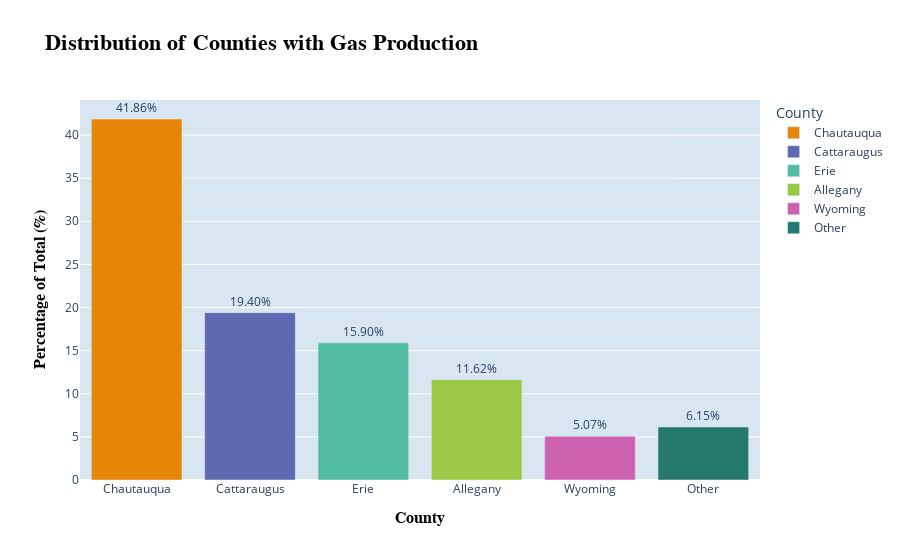

Notebook source saved alongside this figure:
### Markdown cell above
## Exploratory Data Analysis

### Code cell
df = df_county.copy()
county_counts = df['County'].value_counts().reset_index()
county_counts.columns = ['County', 'Count']

total_count = county_counts['Count'].sum()
county_counts['Percentage'] = (county_counts['Count'] / total_count) * 100

threshold = 100
grouped_county_counts = county_counts.copy()
grouped_county_counts.loc[grouped_county_counts['Count'] <= threshold, 'County'] = 'Other'

grouped_county_counts = grouped_county_counts.groupby('County').sum().reset_index()
grouped_county_counts['Percentage'] = (grouped_county_counts['Count'] / total_count) * 100

ordered_categories = grouped_county_counts[grouped_county_counts['County'] != 'Other'].sort_values(by='Percentage', ascending=False)['County'].tolist()
ordered_categories.append('Other')

fig = px.bar(grouped_county_counts, x='County', y='Percentage',
             title='Distribution of Counties with Gas Production',
             labels={'Percentage':'Percentage of Total (%)', 'County':'County'},
             text='Percentage',
             category_orders={'County': ordered_categories},
             color='County',
             color_discrete_sequence=px.colors.qualitative.Vivid)

fig.update_traces(texttemplate='%{text:.2f}%', textposition='outside')
fig.update_layout(
    plot_bgcolor='rgba(216, 230, 241, 1)',
    height=500,
    title={
        'font': dict(
            size=22,  # Font size
            color='black',  # Font color
            family='Arial, sans-serif',  # Font family
            weight='bold',  # Font weight (can be 'bold', 'normal', etc.)
        )},
    xaxis=dict(
        title='County',
        titlefont=dict(size=16, color='black', family='Arial, sans-serif', weight='bold'),  # Bold x-axis title
    ),
    yaxis=dict(
        title='Percentage of Total (%)',
        titlefont=dict(size=16, color='black', family='Arial, sans-serif', weight='bold'),  # Bold y-axis title
    )
)
fig.show()
pio.write_image(fig, '../images/county_distribution.png')

### Figure 1 — Plotly figure (JSON) as saved in the notebook; plotly's stock layout.template omitted (floating-point values rounded to 4 significant figures)
{"data": [{"alignmentgroup": "True", "hovertemplate": "County=%{x}<br>Percentage of Total (%)=%{text}<extra></extra>", "legendgroup": "Chautauqua", "marker": {"color": "rgb(229, 134, 6)", "pattern": {"shape": ""}}, "name": "Chautauqua", "offsetgroup": "Chautauqua", "orientation": "v", "showlegend": true, "text": [41.86], "textposition": "outside", "texttemplate": "%{text:.2f}%", "type": "bar", "x": ["Chautauqua"], "xaxis": "x", "y": [41.86], "yaxis": "y"}, {"alignmentgroup": "True", "hovertemplate": "County=%{x}<br>Percentage of Total (%)=%{text}<extra></extra>", "legendgroup": "Cattaraugus", "marker": {"color": "rgb(93, 105, 177)", "pattern": {"shape": ""}}, "name": "Cattaraugus", "offsetgroup": "Cattaraugus", "orientation": "v", "showlegend": true, "text": [19.4], "textposition": "outside", "texttemplate": "%{text:.2f}%", "type": "bar", "x": ["Cattaraugus"], "xaxis": "x", "y": [19.4], "yaxis": "y"}, {"alignmentgroup": "True", "hovertemplate": "County=%{x}<br>Percentage of Total (%)=%{text}<extra></extra>", "legendgroup": "Erie", "marker": {"color": "rgb(82, 188, 163)", "pattern": {"shape": ""}}, "name": "Erie", "offsetgroup": "Erie", "orientation": "v", "showlegend": true, "text": [15.9], "textposition": "outside", "texttemplate": "%{text:.2f}%", "type": "bar", "x": ["Erie"], "xaxis": "x", "y": [15.9], "yaxis": "y"}, {"alignmentgroup": "True", "hovertemplate": "County=%{x}<br>Percentage of Total (%)=%{text}<extra></extra>", "legendgroup": "Allegany", "marker": {"color": "rgb(153, 201, 69)", "pattern": {"shape": ""}}, "name": "Allegany", "offsetgroup": "Allegany", "orientation": "v", "showlegend": true, "text": [11.62], "textposition": "outside", "texttemplate": "%{text:.2f}%", "type": "bar", "x": ["Allegany"], "xaxis": "x", "y": [11.62], "yaxis": "y"}, {"alignmentgroup": "True", "hovertemplate": "County=%{x}<br>Percentage of Total (%)=%{text}<extra></extra>", "legendgroup": "Wyoming", "marker": {"color": "rgb(204, 97, 176)", "pattern": {"shape": ""}}, "name": "Wyoming", "offsetgroup": "Wyoming", "orientation": "v", "showlegend": true, "text": [5.066], "textposition": "outside", "texttemplate": "%{text:.2f}%", "type": "bar", "x": ["Wyoming"], "xaxis": "x", "y": [5.066], "yaxis": "y"}, {"alignmentgroup": "True", "hovertemplate": "County=%{x}<br>Percentage of Total (%)=%{text}<extra></extra>", "legendgroup": "Other", "marker": {"color": "rgb(36, 121, 108)", "pattern": {"shape": ""}}, "name": "Other", "offsetgroup": "Other", "orientation": "v", "showlegend": true, "text": [6.15], "textposition": "outside", "texttemplate": "%{text:.2f}%", "type": "bar", "x": ["Other"], "xaxis": "x", "y": [6.15], "yaxis": "y"}], "layout": {"autosize": true, "barmode": "relative", "legend": {"title": {"text": "County"}, "tracegroupgap": 0}, "plot_bgcolor": "rgba(216, 230, 241, 1)", "title": {"font": {"color": "black", "family": "Arial, sans-serif", "size": 22, "weight": "bold"}, "text": "Distribution of Counties with Gas Production"}, "xaxis": {"anchor": "y", "autorange": true, "categoryarray": ["Chautauqua", "Cattaraugus", "Erie", "Allegany", "Wyoming", "Other"], "categoryorder": "array", "domain": [0, 1], "range": [-0.5, 5.5], "title": {"font": {"color": "black", "family": "Arial, sans-serif", "size": 16, "weight": "bold"}, "text": "County"}, "type": "category"}, "yaxis": {"anchor": "x", "autorange": true, "domain": [0, 1], "range": [0, 44.06], "title": {"font": {"color": "black", "family": "Arial, sans-serif", "size": 16, "weight": "bold"}, "text": "Percentage of Total (%)"}, "type": "linear"}}}
